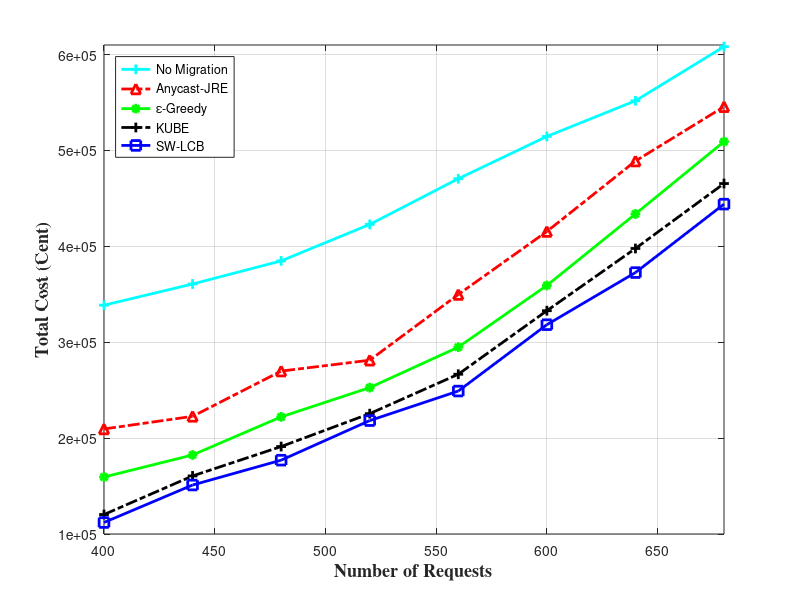

This chart was generated by the following MATLAB code:
close all
clear all

numOfReq = [400, 440, 480, 520, 560,600, 640, 680];
% with Tr cost = 22
c_MAB_noMig = [338612.662, 360735.45, 384823.185, 422858.22, 470530.75, 514626.157, 551831.752, 608295.03];
c_MAB =[111996.175, 151088.89, 176997.912, 218276.979, 249083.57, 318296.073, 372650.38, 444044.44];
c_kube =[120305.188, 160559.57, 191198.42, 225520.734, 266616.77, 332883.30, 397781.452, 465523.408 ];
c_greedy = [159413.938, 182425.200, 222158.248, 252664.684, 294853.963, 359207.801, 433763.105, 509218.67 ]; 
c_JRE = [209541.734, 222710.020, 269916.860, 281264.952, 349778.787, 415515.573, 488969.055, 545655.280];

%{
%plotting the bar chart:
figure(1)
cost =[c_MAB(:),c_noGrooming(:), c_greedy(:), c_greedy_noG(:),c_JRE(:), c_MAB_noMig(:)];
bar(numOfReq,cost,'grouped')
grid on
xlabel('Number of Requests','fontweight','bold','fontsize',12, 'FontName','times')
ylabel('Toatal Cost','fontweight','bold','fontsize',12, 'FontName','times')
legend('SW-LCB','SW-LCB Without OG', 'Epsilon-Greedy With OG','Epsilon-Greedy Without OG' , 'Anycast-JRE', 'No Migration' ,'Location','northwest')
%}

%{plotting the line graph:
figure(2)
plot(numOfReq, c_MAB_noMig, '-c+','LineWidth',2,'MarkerSize',7)
hold on
plot(numOfReq, c_JRE, '-.r^','LineWidth',2,'MarkerSize',7)
hold on 
plot(numOfReq, c_greedy,'-g*' ,'LineWidth',2,'MarkerSize',7)
hold on 
plot(numOfReq, c_kube,'-.k+' ,'LineWidth',2,'MarkerSize',7)
hold on
plot(numOfReq, c_MAB, '-bs','LineWidth',2,'MarkerSize',7)


grid on
xlabel('Number of Requests','fontweight','bold','fontsize',13, 'FontName','times')
ylabel('Total Cost (Cent)','fontweight','bold','fontsize',13, 'FontName','times')
legend('No Migration','Anycast-JRE','\epsilon-Greedy','KUBE','SW-LCB','Location','northwest')
xlim([400,680])
ylim([100000, 610000])
